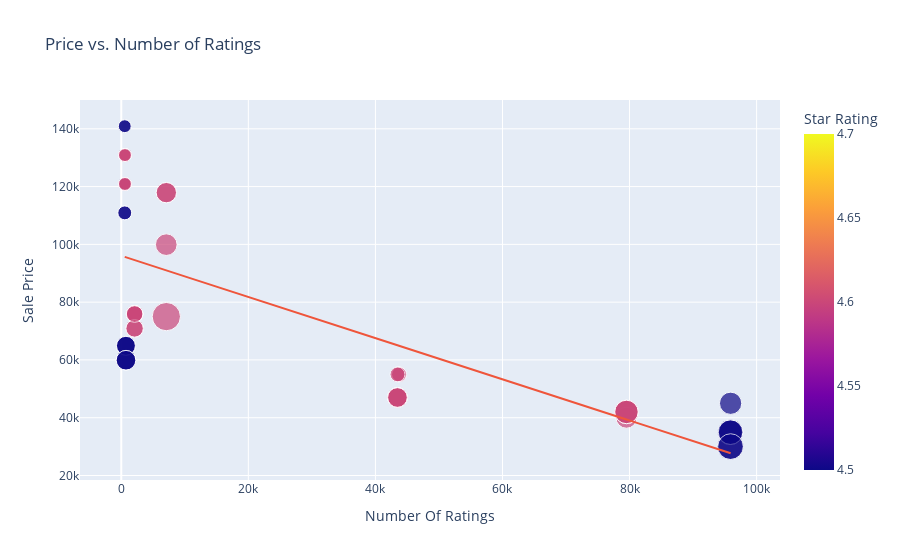

Notebook cell for this chart:
### Code cell
# B. Price vs Ratings
fig = px.scatter(data, x='Number Of Ratings', y='Sale Price', size='Discount Percentage',
                 color='Star Rating', trendline='ols', title="Price vs. Number of Ratings")
fig.show()
